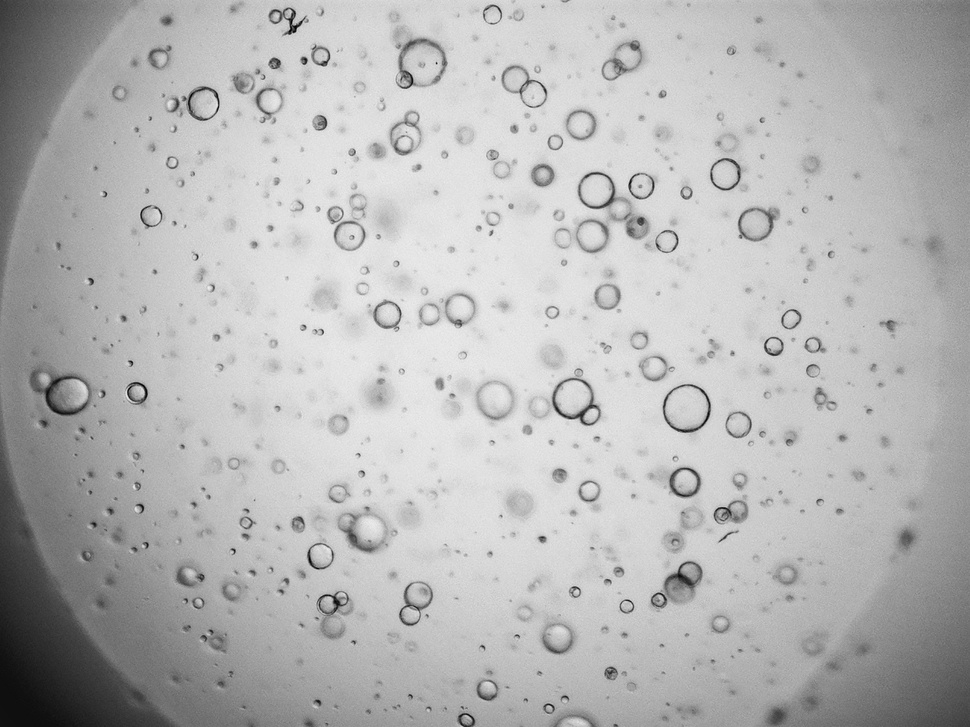
#> input picture 2020/033-HoughCircle/images/1.jpg, 970 x 727 px, shrunk from 1500 x 1125 before the run
$ python app.py
#> lines starting #> are read from the running program, lines starting #| are printed output that depends on the picture; after the words box and inside, x2 and y2 are one past the last pixel; in counts of white or black regions, pixels touching at a corner belong together
# https://www.youtube.com/watch?v=dp1r9oT_h9k&t=414s&ab_channel=ProgrammingKnowledge
# https://pypi.org/project/opencv-python/

import numpy as np
import cv2 as cv

NAME = 'images/1.jpg'

input = cv.imread(NAME)
#> input is the input picture: shape (727, 970, 3); min 0, max 239, mean 182
output = input.copy()
input = cv.cvtColor(input,cv.COLOR_BGR2GRAY)
#> input: shape (727, 970)
input = cv.medianBlur(input,5)
circles = cv.HoughCircles(input, cv.HOUGH_GRADIENT,1.3,20,param1=55,param2=40,minRadius=1,maxRadius=40)
#> circles = 39 rows, first 8: [685.8, 407.5, 24.92], [367.2, 531, 20.11], [596, 190.4, 19.33], [724.8, 173.5, 16.21], [349, 234.6, 15.95], [424.4, 61.75, 21.8], [515.4, 78.65, 14.13], [572.6, 398.4, 17.77]
circles = np.uint16(np.around(circles))
#> circles = 39 rows, first 8: [686, 408, 25], [367, 531, 20], [596, 190, 19], [725, 174, 16], [349, 235, 16], [424, 62, 22], [515, 79, 14], [573, 398, 18]
print(len(circles[0]))
#| 39

with open(NAME + '.csv','w') as f:
	f.write(str(circles[0]))

i=0
font = cv.FONT_HERSHEY_SIMPLEX
for x,y,r in circles[0]:
	cv.circle(output,(x,y),r,(0,255,0),2)
	cv.circle(output,(x,y),2,(0,255,255),2)
	if i>60: cv.putText(output, str(i), (x,y), font, 1, (255,255,255), 2)
	i+=1
#> this loop made 39 passes
#> (x, y, r) on passes 1 to 12: (686, 408, 25), (367, 531, 20), (596, 190, 19), (725, 174, 16), (349, 235, 16), (424, 62, 22), (515, 79, 14), (573, 398, 18), (755, 224, 14), (606, 296, 13), (66, 396, 20), (580, 124, 11)
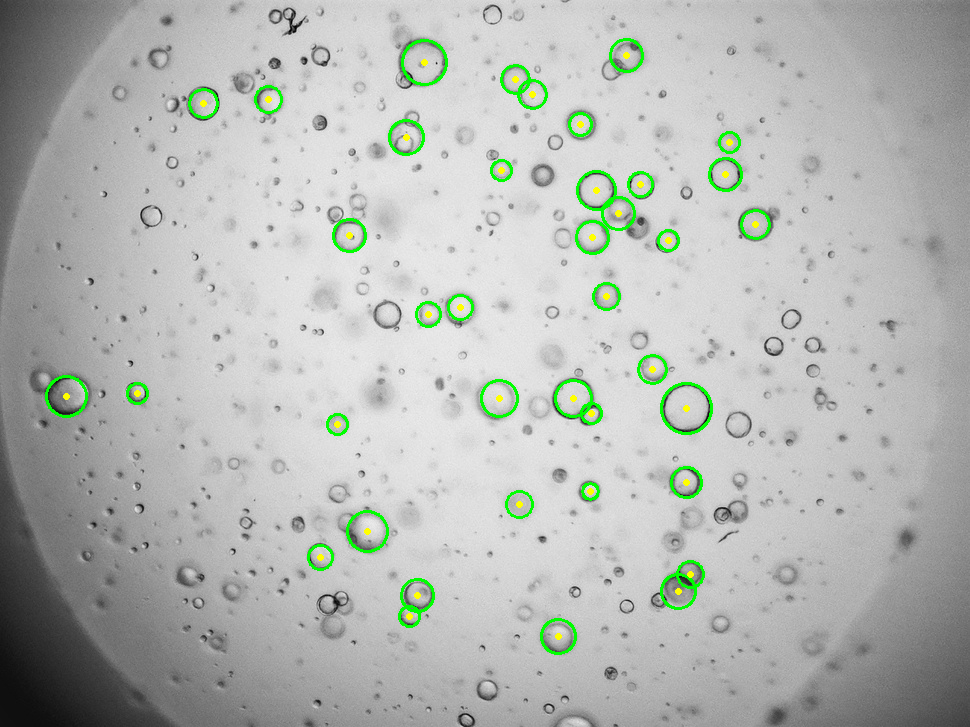
#> output: shape (727, 970, 3); 1.71% of pixels changed, all inside (x1, y1, x2, y2) = (45, 38, 771, 655)
#> after the loop, i = 39

cv.imwrite(NAME+'.png',output)
cv.imshow('output',output)
cv.waitKey(0)
cv.destroyAllWindows()

$ run again, with 2020/033-HoughCircle/images/10.jpg copied over 2020/033-HoughCircle/images/1.jpg
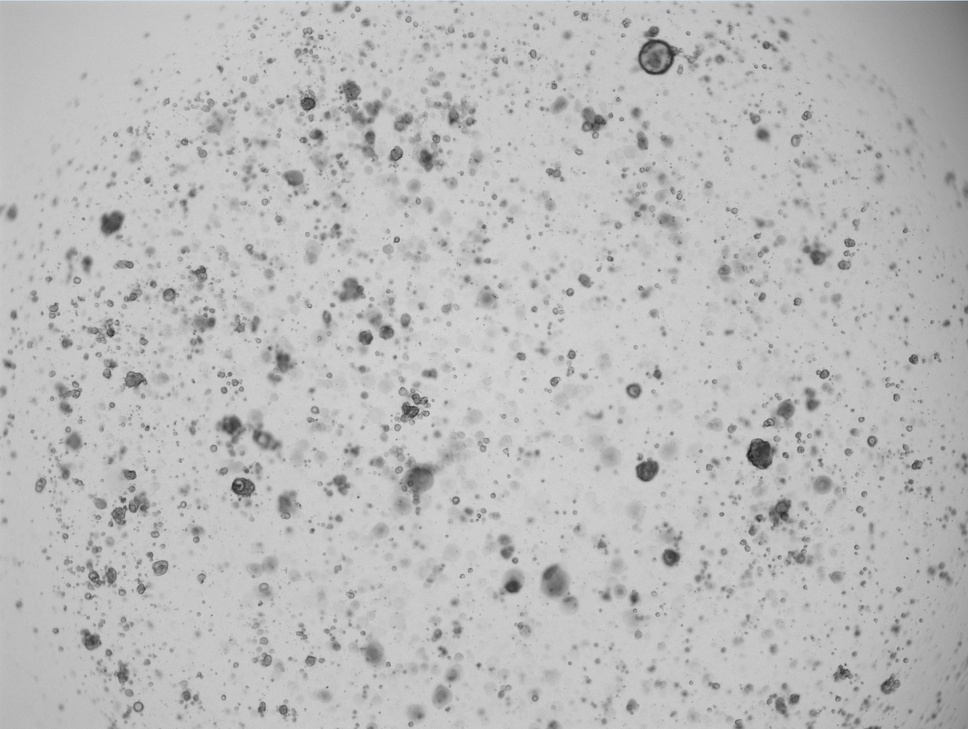
#> input picture 2020/033-HoughCircle/images/10.jpg, 968 x 729 px, shrunk from 1669 x 1258 before the run
#> input is the input picture: shape (729, 968, 3); mean B, G, R 187.2, 187.2, 187.2
#> `circles = cv.HoughCircles(input, cv.HOUGH_GRADIENT,1.3,20,param1=55,pa..`: circles = [[655.8, 56.55, 18.42], [380.2, 529.8, 8.28], [349, 90.35, 10.49], [610.3, 455.6, 10.1], [394.5, 462.1, 15.56]]
#> `circles = np.uint16(np.around(circles))`: circles = [[656, 57, 18], [380, 530, 8], [349, 90, 10], [610, 456, 10], [395, 462, 16]]
#| 5
#> the loop `for x,y,r in circles[0]:` made 5 passes
#> after the loop `for x,y,r in circles[0]:`:
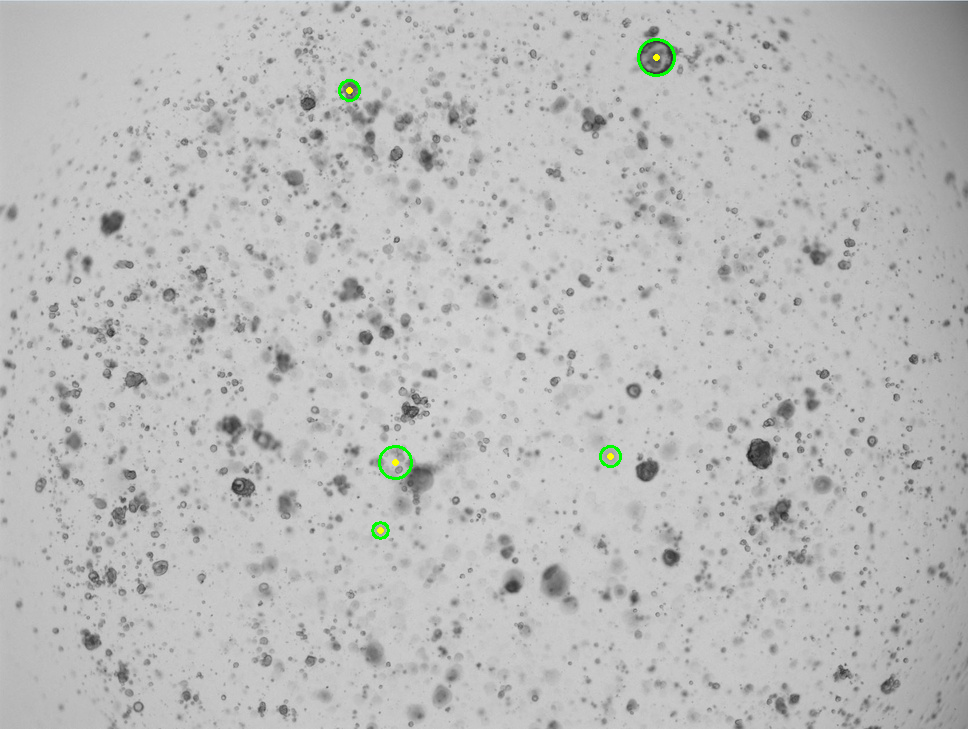
#> output: shape (729, 968, 3); 0.2% of pixels changed, all inside (x1, y1, x2, y2) = (338, 38, 676, 540)
#> after the loop `for x,y,r in circles[0]:`: i = 5

$ run again, with 2020/033-HoughCircle/images/2.jpg copied over 2020/033-HoughCircle/images/1.jpg
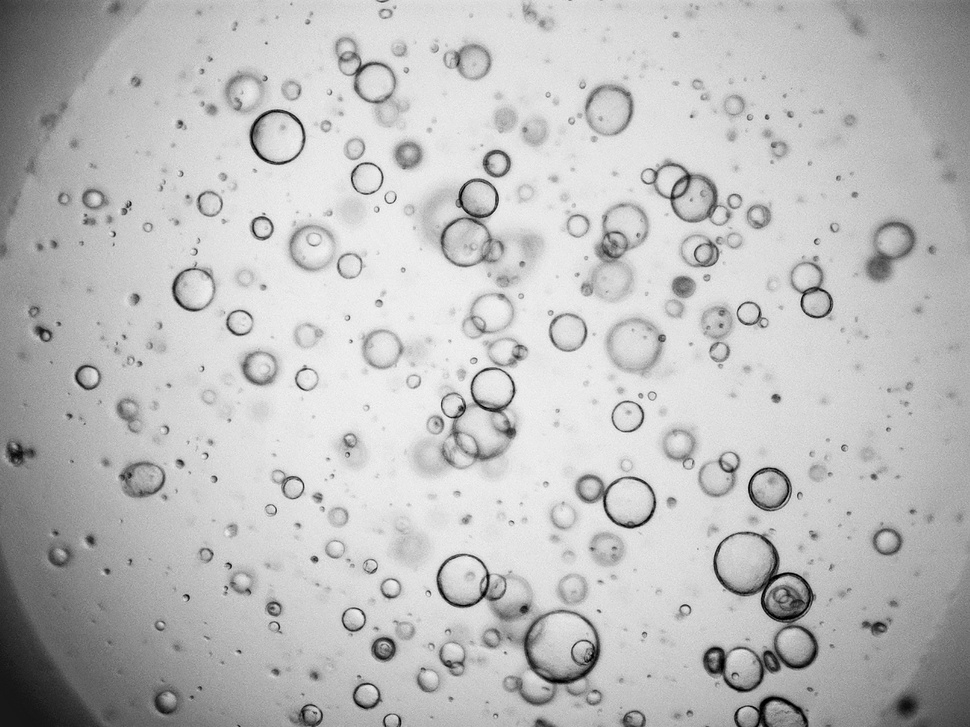
#> input picture 2020/033-HoughCircle/images/2.jpg, 970 x 727 px, shrunk from 1500 x 1125 before the run
#> input is the input picture: shape (727, 970, 3); min 0, max 247, mean 189
#> `circles = cv.HoughCircles(input, cv.HOUGH_GRADIENT,1.3,20,param1=55,pa..`: circles = 72 rows, first 8: [562.2, 646.8, 37.79], [277.5, 137.1, 24.01], [463.4, 580.4, 27.26], [746.8, 563.5, 32.07], [627.2, 501.1, 24.79], [193, 289.2, 21.93], [607.8, 112.4, 23.36], [464.7, 243.7, 23.36]
#> `circles = np.uint16(np.around(circles))`: circles = 72 rows, first 8: [562, 647, 38], [278, 137, 24], [463, 580, 27], [747, 564, 32], [627, 501, 25], [193, 289, 22], [608, 112, 23], [465, 244, 23]
#| 72
#> the loop `for x,y,r in circles[0]:` made 72 passes
#> after the loop `for x,y,r in circles[0]:`:
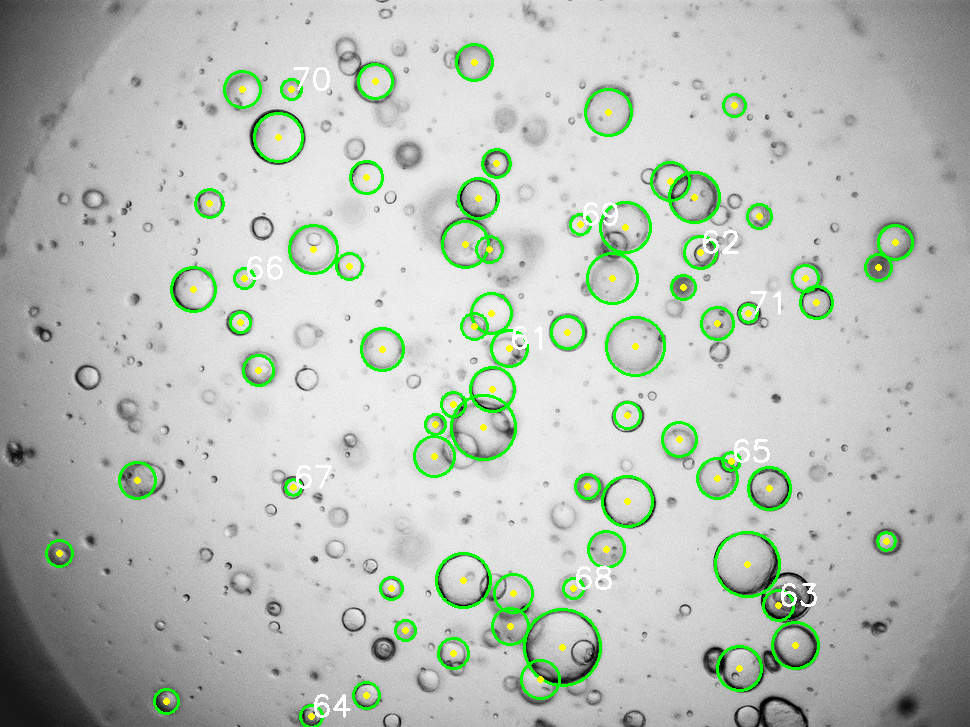
#> output: shape (727, 970, 3); 4.1% of pixels changed, all inside (x1, y1, x2, y2) = (45, 43, 914, 727)
#> after the loop `for x,y,r in circles[0]:`: i = 72

$ run again, with 2020/033-HoughCircle/images/3.jpg copied over 2020/033-HoughCircle/images/1.jpg
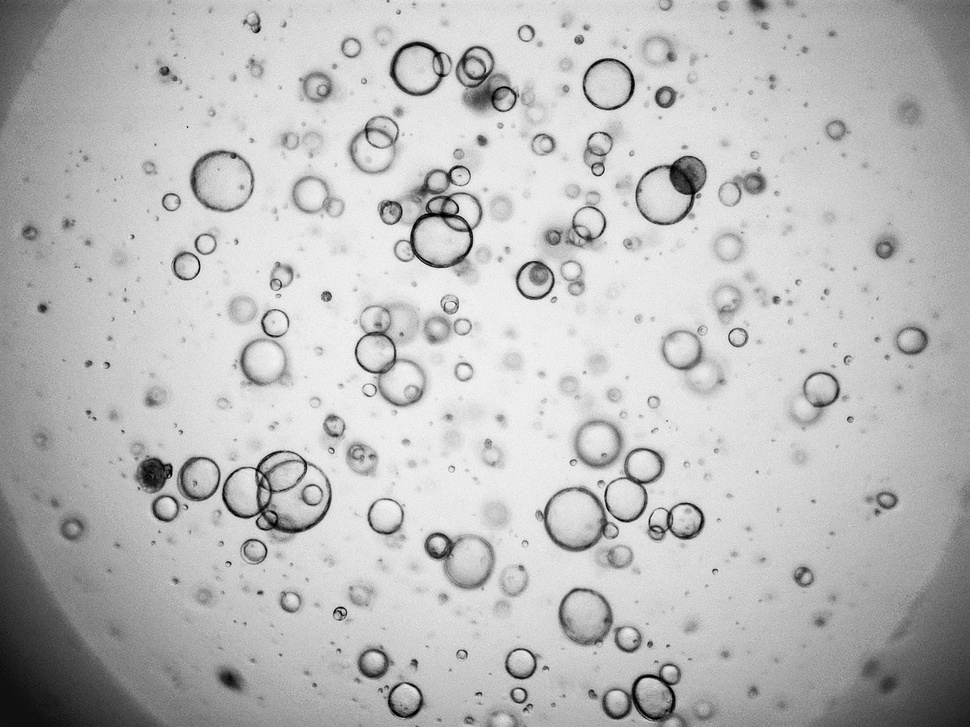
#> input picture 2020/033-HoughCircle/images/3.jpg, 970 x 727 px, shrunk from 1500 x 1125 before the run
#> input is the input picture: shape (727, 970, 3); min 0, max 251, mean 187.3
#> `circles = cv.HoughCircles(input, cv.HOUGH_GRADIENT,1.3,20,param1=55,pa..`: circles = 67 rows, first 8: [607.8, 83.85, 26.35], [293.1, 494.6, 37.79], [220.3, 180, 29.99], [663.6, 195.6, 29.21], [576.5, 518, 33.5], [441.3, 237.2, 30.64], [468.6, 560.9, 27.52], [247.6, 492, 26.35]
#> `circles = np.uint16(np.around(circles))`: circles = 67 rows, first 8: [608, 84, 26], [293, 495, 38], [220, 180, 30], [664, 196, 29], [577, 518, 34], [441, 237, 31], [469, 561, 28], [248, 492, 26]
#| 67
#> the loop `for x,y,r in circles[0]:` made 67 passes
#> after the loop `for x,y,r in circles[0]:`:
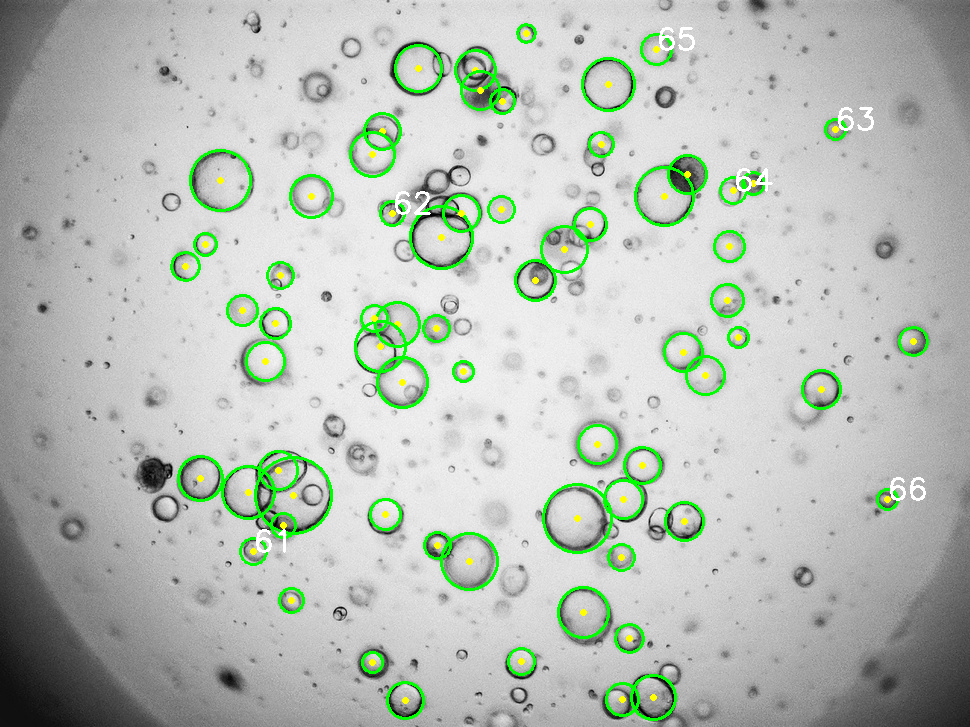
#> output: shape (727, 970, 3); 3.71% of pixels changed, all inside (x1, y1, x2, y2) = (170, 23, 929, 721)
#> after the loop `for x,y,r in circles[0]:`: i = 67
